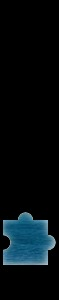
#> input picture autoTest/NZYMS/PageObject/2.png, 59 x 300 px, found by its file name
$ python -i utils.py   (imports and definitions only)
#> lines starting #> are read from the running program, lines starting #| are printed output that depends on the picture; after the words box and inside, x2 and y2 are one past the last pixel; in counts of white or black regions, pixels touching at a corner belong together
import cv2


def tran_canny(image):
    image = cv2.GaussianBlur(image, (3, 3), 0)
    return cv2.Canny(image, 50, 150)


def get_distance():
    # 参数0是灰度模式
    image = cv2.imread("2.png", 0)
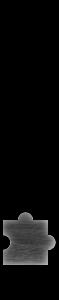
#> image: shape (300, 59); min 0, max 186, mean 10.9
    template = cv2.imread("1.png", 0)
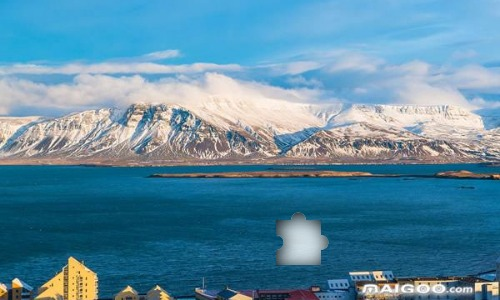
#> input picture autoTest/NZYMS/PageObject/1.png, 500 x 300 px, found by its file name
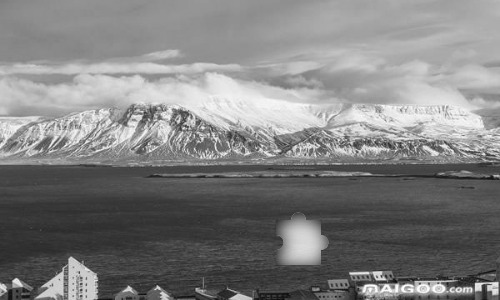
#> template: shape (300, 500); min 7, max 255, mean 127.3
    # 寻找最佳匹配
    res = cv2.matchTemplate(tran_canny(image), tran_canny(template), cv2.TM_CCOEFF_NORMED)
#> in tran_canny, `return cv2.Canny(image, 50, 150)`:
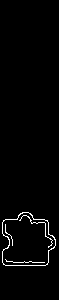
#> returned value: shape (300, 59); 1.9% white in thin lines or dots, all inside (x1, y1, x2, y2) = (2, 212, 56, 266)
#> in tran_canny (call 2), `return cv2.Canny(image, 50, 150)`:
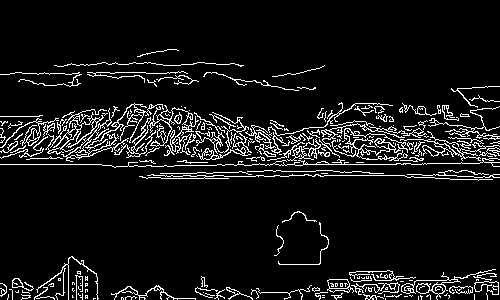
#> returned value: shape (300, 500); 8.1% white in thin lines or dots, all inside (x1, y1, x2, y2) = (0, 49, 500, 300)
    # 最小值、最大值、最小值的索引、最大值的索引
    min_val, max_val, min_loc, max_loc = cv2.minMaxLoc(res)
#> min_val = -0.0444; max_val = 0.0709; min_loc = (328, 0); max_loc = (273, 0)
    top_left = max_loc[0]  # 横坐标
#> top_left = 273
    return top_left

>>> result = get_distance()
#> result = 273
